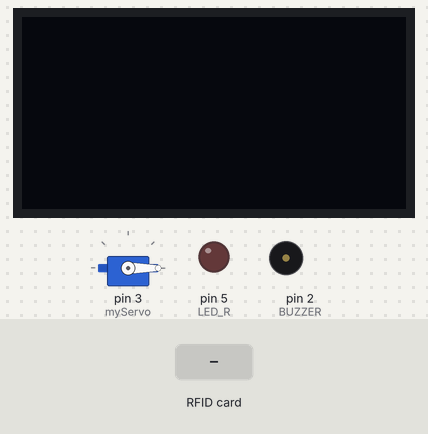
This sketch was run on a simulated Arduino Uno, built with avr-gcc and run on an emulated ATmega328P. On the bench: servo, 128×64 one-colour display, output pins drawn as LEDs (lit = HIGH), buzzer (waves = sounding). The test bench sets the inputs (shaded band). Pins used as bus, display or sensor lines are not drawn; what the sketch prints to the serial monitor is not drawn.

Above: at 1.3 s.
1.4 s: RFID card 75 4E BD 2A held to the reader
At 1.64 s:
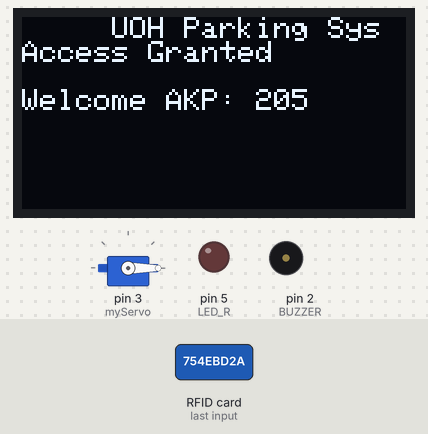
At 2.52 s:
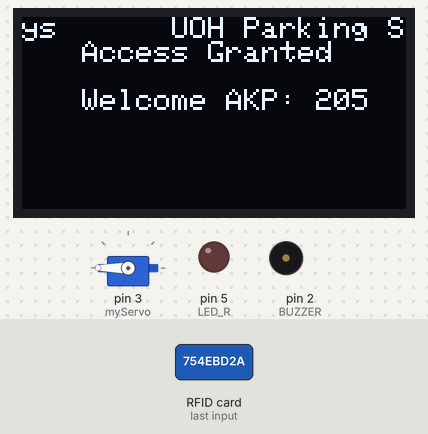
Timing chart, 0 to 8.8 s (numbered marks = the images above; inputs shaded):
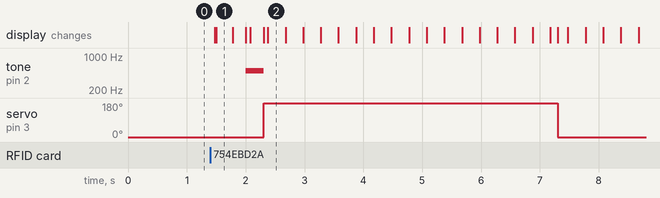

Measured:
- after the input at 1.4 s, tone on pin 2 (BUZZER): silent → 500 Hz after 0.60 s, → silent 0.30 s later; servo on pin 3 (myServo): 0° → 180° after 0.90 s, → 0° 5.0 s later; the display: first changes after 0.08 s (image 1 shows a later state)

The sketch:

Code.ino
```cpp
#include <SPI.h>
#include <MFRC522.h>
#include <Servo.h>
#include <Adafruit_GFX.h>
#include <Adafruit_SSD1306.h>
#include <SPI.h>
#define OLED_RESET 4
Adafruit_SSD1306 display(OLED_RESET);
#define SS_PIN 10
#define RST_PIN 9
#define SS_PIN 10
#define RST_PIN 9
#define LED_G 4 //define green LED pin
#define LED_R 5 //define red LED
#define BUZZER 2 //buzzer pin
MFRC522 mfrc522(SS_PIN, RST_PIN);   // Create MFRC522 instance.
Servo myServo; //define servo name
void setup()
{
  Serial.begin(9600);   // Initiate a serial communication
  SPI.begin();      // Initiate  SPI bus
  mfrc522.PCD_Init();   // Initiate MFRC522
  myServo.attach(3); //servo pin
  display.begin(SSD1306_SWITCHCAPVCC, 0x3C);  // initialize with the I2C addr 0x3D (for the   128x64)
  myServo.write(0); //servo start position
  pinMode(LED_G, OUTPUT);
  pinMode(LED_R, OUTPUT);
  pinMode(BUZZER, OUTPUT);
  noTone(BUZZER);
  Serial.println("Put your card to the reader...");
  Serial.println();
  display.clearDisplay();
  display.display();
  display.setTextColor(WHITE); // or BLACK);
  display.setTextSize(1);
  display.setCursor(30,0);
  display.print("UOH ");
  display.print("Parking Sys ");
  display.println("Scan Your Card");
  display.clearDisplay();
  display.display();
  display.startscrollright(0x00, 0x00);

}
void loop()
{
  // Look for new cards
  if ( ! mfrc522.PICC_IsNewCardPresent())
  {
    return;
  }
  // Select one of the cards
  if ( ! mfrc522.PICC_ReadCardSerial())
  {
    return;
  }
  //Show UID on serial monitor
  Serial.print("UID tag :");
  String content= "";
  byte letter;
  for (byte i = 0; i < mfrc522.uid.size; i++)
  {
     Serial.print(mfrc522.uid.uidByte[i] < 0x10 ? " 0" : " ");
     Serial.print(mfrc522.uid.uidByte[i], HEX);
     content.concat(String(mfrc522.uid.uidByte[i] < 0x10 ? " 0" : " "));
     content.concat(String(mfrc522.uid.uidByte[i], HEX));
  }
  Serial.println();
  Serial.print("Message : ");
  content.toUpperCase();
  if (content.substring(1) == "75 4E BD 2A") //change here the UID of the card/cards that you want to give access
  {
    display.clearDisplay();
    display.display();
    display.setTextColor(WHITE); // or BLACK);
    display.setTextSize(1);
    display.setCursor(30,0);
    display.print("UOH ");
    display.print("Parking Sys ");
    display.print("Access Granted");
    display.print("\n\nWelcome AKP: 205");
    display.display();
    display.startscrollright(0x00, 0x00);
    display.setTextSize(1);
    display.setCursor(0,20);
    display.display();
    display.clearDisplay();
    Serial.println("Authorized access");
    Serial.println();
    delay(500);
    digitalWrite(LED_G, HIGH);
    tone(BUZZER, 500);
    delay(300);
    noTone(BUZZER);
    myServo.write(180);
    delay(5000);
    myServo.write(0);

  }
 else if (content.substring(1) == "95 04 53 63") //change here the UID of the card/cards that you want to give access
  {
    display.clearDisplay();
    display.display();
    display.setTextColor(WHITE); // or BLACK);
    display.setTextSize(1);
    display.setCursor(30,0);
    display.print("UOH ");
    display.print("Parking Sys ");
    display.print("Access Granted");
    display.print("\n\nWelcome IDT: 2272");
    display.display();
    display.startscrollright(0x00, 0x00);
    display.setTextSize(1);
    display.setCursor(0,20);
    display.display();
    display.clearDisplay();
    Serial.println("Authorized access");
    Serial.println();
    delay(500);
    digitalWrite(LED_G, HIGH);
    tone(BUZZER, 500);
    delay(300);
    noTone(BUZZER);
    myServo.write(180);
    delay(5000);
    myServo.write(0);

  }
  else if (content.substring(1) == "D2 89 AC 1B") //change here the UID of the card/cards that you want to give access
  {
    display.clearDisplay();
    display.display();
    display.setTextColor(WHITE); // or BLACK);
    display.setTextSize(1);
    display.setCursor(30,0);
    display.print("UOH ");
    display.print("Parking Sys ");
    display.print("Access Granted");
    display.print("\n\nWelcome IDK: 3154");
    display.display();
    display.startscrollright(0x00, 0x00);
    display.setTextSize(1);
    display.setCursor(0,20);
    display.display();
    display.clearDisplay();
    Serial.println("Authorized access");
    Serial.println();
    delay(500);
    digitalWrite(LED_G, HIGH);
    tone(BUZZER, 500);
    delay(300);
    noTone(BUZZER);
    myServo.write(180);
    delay(5000);
    myServo.write(0);

  }
 else   {

    display.clearDisplay();
    display.display();
    display.setTextColor(WHITE); // or BLACK);
    display.setTextSize(1);
    display.setCursor(30,0);
    display.print("UOH ");
    display.print("Parking Sys ");
    display.print("\nAccess Denied");
    display.print("\n\nContact Admin");
    display.display();
    display.startscrollright(0x00, 0x00);
    display.setTextColor(WHITE); // or BLACK);
    display.setTextSize(1);
    display.setCursor(24,7);
    display.display();
    display.clearDisplay();
    Serial.println(" Access denied");
    digitalWrite(LED_R, HIGH);
    tone(BUZZER, 300);
    delay(1000);
    digitalWrite(LED_R, LOW);
    noTone(BUZZER);

  }
}
```
